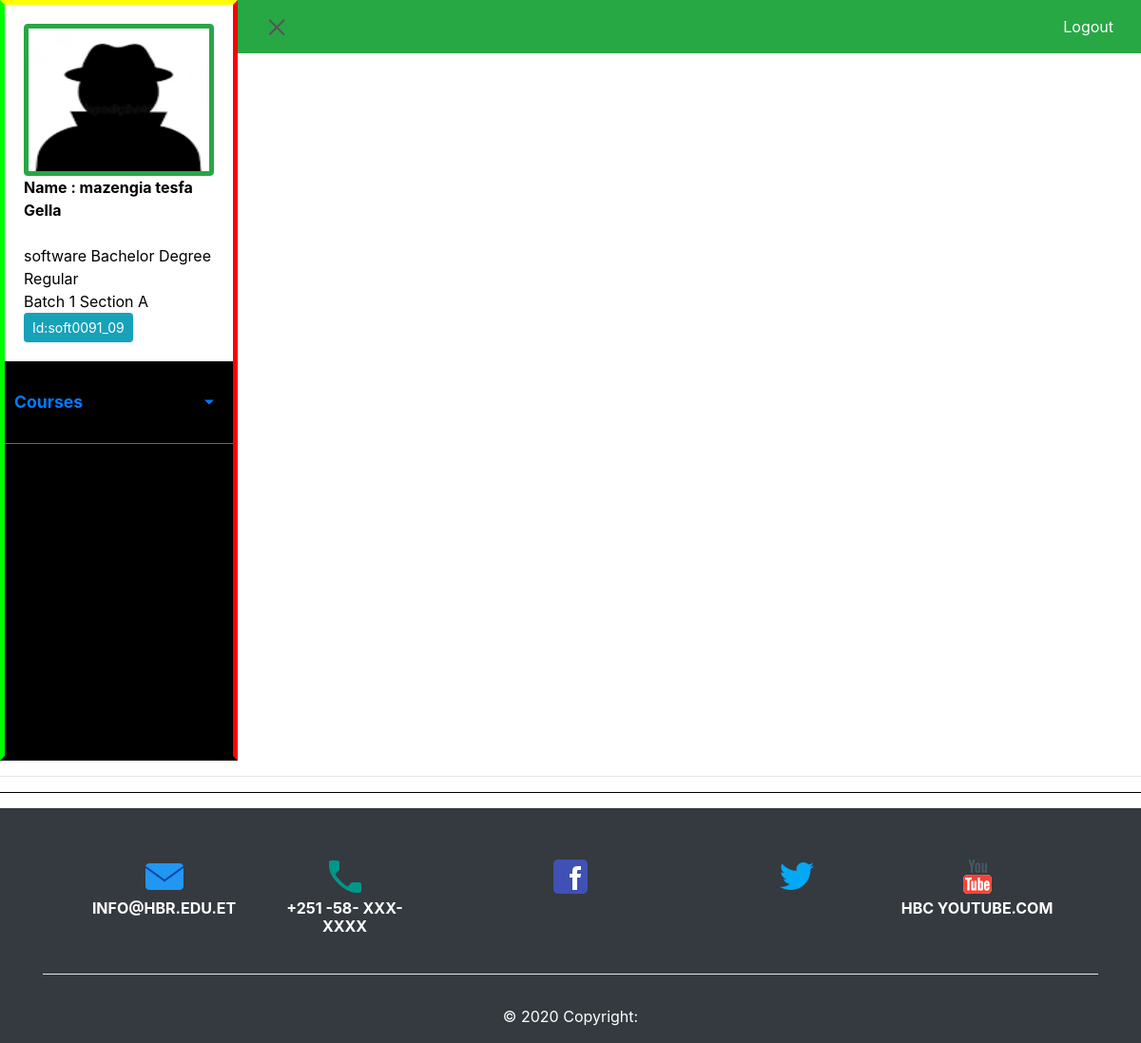
Page /student (signed in) on the committed database.
### tables this page shows
CREATE TABLE `user_student` (
  `Registration_Id` int(30) NOT NULL,
  `First_Name` varchar(30) NOT NULL,
  `Last_Name` varchar(30) NOT NULL,
  `Grand_Father_Name` varchar(30) NOT NULL,
  `gender` varchar(7) NOT NULL,
  `Birth_Date` date NOT NULL,
  `Email_Address` varchar(30) NOT NULL,
  `Phone` varchar(10) NOT NULL,
  `Region` varchar(30) NOT NULL,
  `Zone` varchar(30) NOT NULL,
  `Wereda` varchar(30) NOT NULL,
  `Kebele` varchar(30) NOT NULL,
  `School_Name` varchar(30) NOT NULL,
  `Parent_fname` varchar(30) NOT NULL,
  `Parene_lname` varchar(30) NOT NULL,
  `Parent_region` varchar(30) NOT NULL,
  `Parent_zone` varchar(30) NOT NULL,
  `Parent_wereda` varchar(30) NOT NULL,
  `Parent_kebele` varchar(30) NOT NULL,
  `Parent_email` varchar(50) NOT NULL,
  `Parent_phone` varchar(10) NOT NULL,
  `Regi_Year` varchar(30) NOT NULL,
  `Batch` int(1) DEFAULT NULL,
  `Profile_Image` varchar(30) NOT NULL,
  `Status` varchar(30) NOT NULL DEFAULT 'In Active',
  `program` varchar(80) DEFAULT NULL,
  `Section` varchar(30) DEFAULT NULL
);

### student/img.php (the view)
 <?php
    echo "<div class='sidebar-header render' > ";
    $link = mysqli_connect("10.180.50.214:3306","hbceduet","qazxsw","hbc")  or die(mysqli_error());
    $sql = "SELECT Registration_Id FROM student_enrollment WHERE Student_Id ='$id'";
    if($result = mysqli_query($link, $sql)){
        if(mysqli_num_rows($result) ==1){
            $row = mysqli_fetch_array($result);
            $sid= $row['Registration_Id'];
            $sql2 = "SELECT * FROM user_student WHERE Registration_Id ='$sid'";
            if($result2 = mysqli_query($link, $sql2)){
                if(mysqli_num_rows($result2) ==1){
                    $row2 = mysqli_fetch_array($result2);
                    $img=$row2['Profile_Image'] ;     ?>
                    <div class=" img-thumbnail btn-success">
                        <img src="../upload/uploadedimage/<?php echo $img; ?>" width="190px" height="150px" class="img-responsive" alt="<?php echo $row2['First_Name'];?>">
                    </div>
                    <div class="profile-usertitle">
                        <div class="profile-usertitle-name"><b>Name : <?php echo $row2['First_Name']." ".$row2['Last_Name']." ".$row2['Grand_Father_Name']; ?></b></div><br>
                        <div class="profile-usertitle-job"> <?php echo $row2['program']."<br>Batch ".$row2['Batch']."  Section ".$row2['Section']; ?> </div>
                        <button type="button" class="btn btn-info  btn-sm">  Id:<?php echo $id; ?> </button><br>
                    </div><?php
                }
            }
        }
    }
    else echo mysqli_error($link);
    echo "</div>";
?>

### style5.css (style rules this page uses)
body { font-family: 'Poppins', sans-serif; background: #fafafa; }
#sidebar .sidebar-header { padding: 20px; background: #FFFFFF; color: #000000; }

### rows in the picture
user_student: Profile_Image (picture), First_Name "mazengia", Last_Name "tesfa", Grand_Father_Name "Gella", program "software Bachelor Degree Regular", Batch "1", Section "A"

### other values in the picture
$id "soft0091_09"
